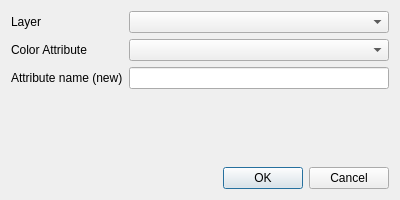
<?xml version="1.0" encoding="UTF-8"?>
<ui version="4.0">
 <class>color_attributeDialogBase</class>
 <widget class="QDialog" name="color_attributeDialogBase">
  <property name="geometry">
   <rect>
    <x>0</x>
    <y>0</y>
    <width>400</width>
    <height>200</height>
   </rect>
  </property>
  <property name="windowTitle">
   <string>ColorToAttribute</string>
  </property>
  <layout class="QVBoxLayout" name="verticalLayout">
   <item>
    <layout class="QFormLayout" name="formLayout">
     <item row="0" column="0">
      <widget class="QLabel" name="label">
       <property name="text">
        <string>Layer</string>
       </property>
      </widget>
     </item>
     <item row="0" column="1">
      <widget class="QComboBox" name="layer_combobox"/>
     </item>
     <item row="1" column="0">
      <widget class="QLabel" name="label_2">
       <property name="text">
        <string>Color Attribute</string>
       </property>
      </widget>
     </item>
     <item row="1" column="1">
      <widget class="QComboBox" name="attribute_combobox"/>
     </item>
     <item row="2" column="0">
      <widget class="QLabel" name="label_3">
       <property name="text">
        <string>Attribute name (new)</string>
       </property>
      </widget>
     </item>
     <item row="2" column="1">
      <widget class="QLineEdit" name="lineEdit"/>
     </item>
    </layout>
   </item>
   <item>
    <spacer name="verticalSpacer">
     <property name="orientation">
      <enum>Qt::Vertical</enum>
     </property>
     <property name="sizeHint" stdset="0">
      <size>
       <width>20</width>
       <height>10</height>
      </size>
     </property>
    </spacer>
   </item>
   <item>
    <widget class="QDialogButtonBox" name="button_box">
     <property name="orientation">
      <enum>Qt::Horizontal</enum>
     </property>
     <property name="standardButtons">
      <set>QDialogButtonBox::Cancel|QDialogButtonBox::Ok</set>
     </property>
    </widget>
   </item>
  </layout>
 </widget>
 <resources/>
 <connections>
  <connection>
   <sender>button_box</sender>
   <signal>accepted()</signal>
   <receiver>color_attributeDialogBase</receiver>
   <slot>accept()</slot>
   <hints>
    <hint type="sourcelabel">
     <x>29</x>
     <y>187</y>
    </hint>
    <hint type="destinationlabel">
     <x>20</x>
     <y>20</y>
    </hint>
   </hints>
  </connection>
  <connection>
   <sender>button_box</sender>
   <signal>rejected()</signal>
   <receiver>color_attributeDialogBase</receiver>
   <slot>reject()</slot>
   <hints>
    <hint type="sourcelabel">
     <x>29</x>
     <y>187</y>
    </hint>
    <hint type="destinationlabel">
     <x>20</x>
     <y>20</y>
    </hint>
   </hints>
  </connection>
 </connections>
</ui>
